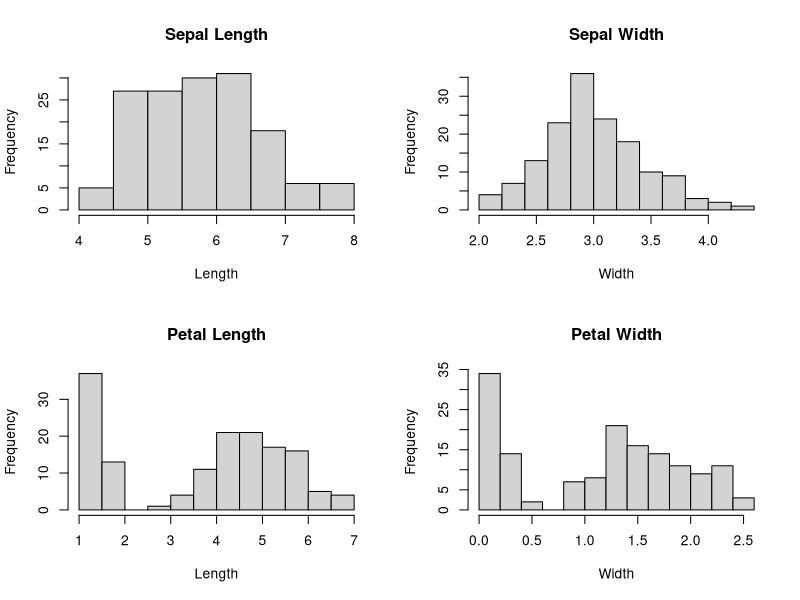
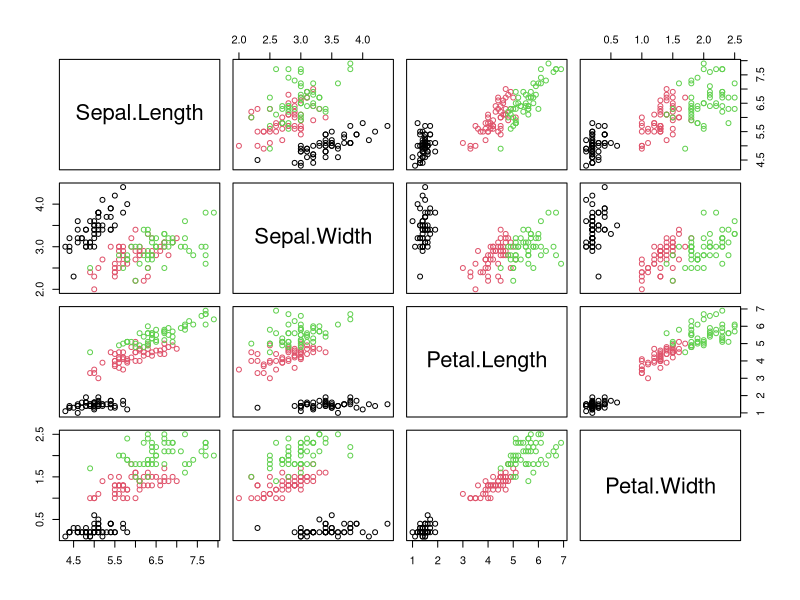
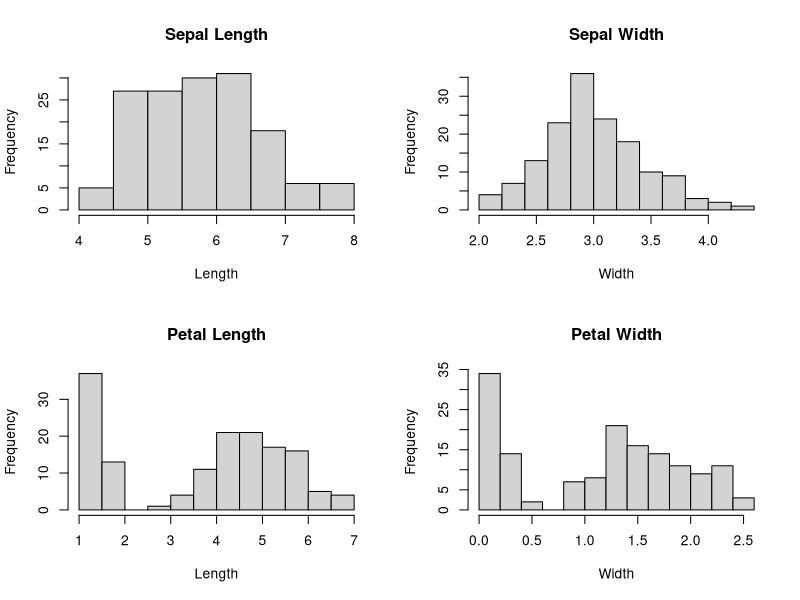
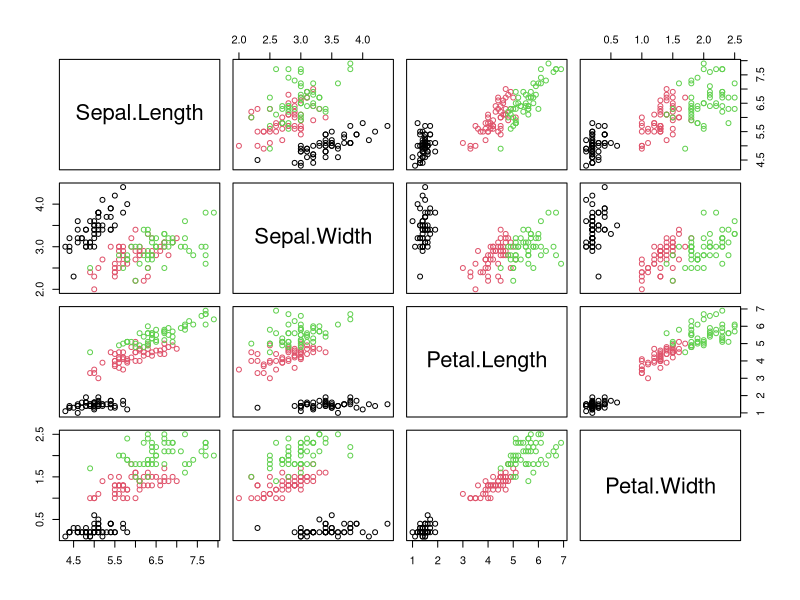
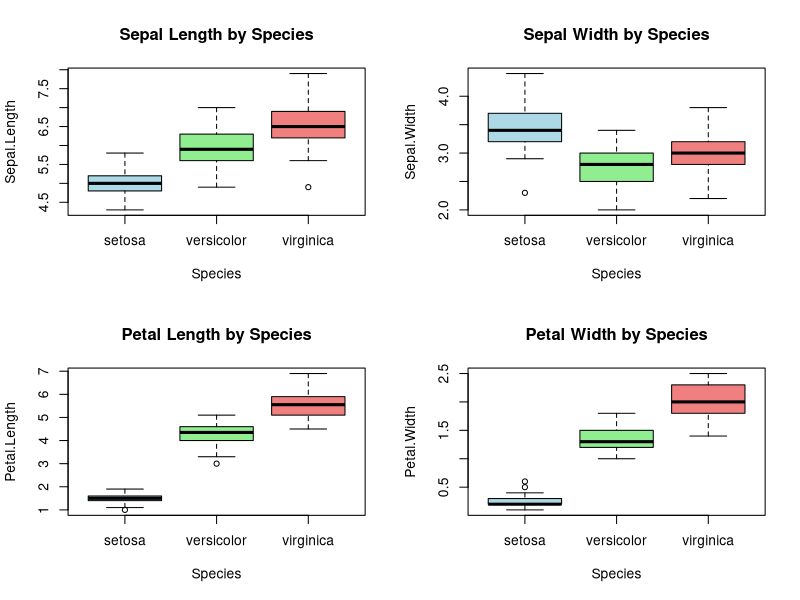
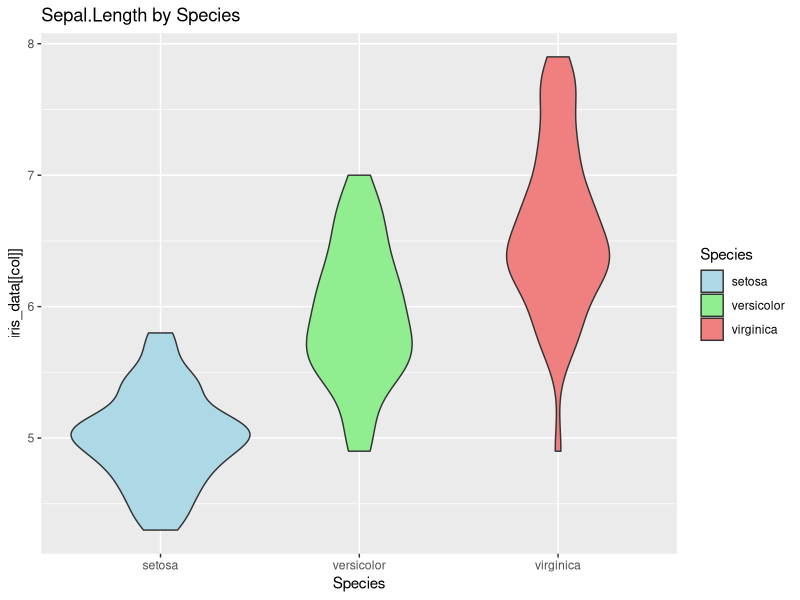
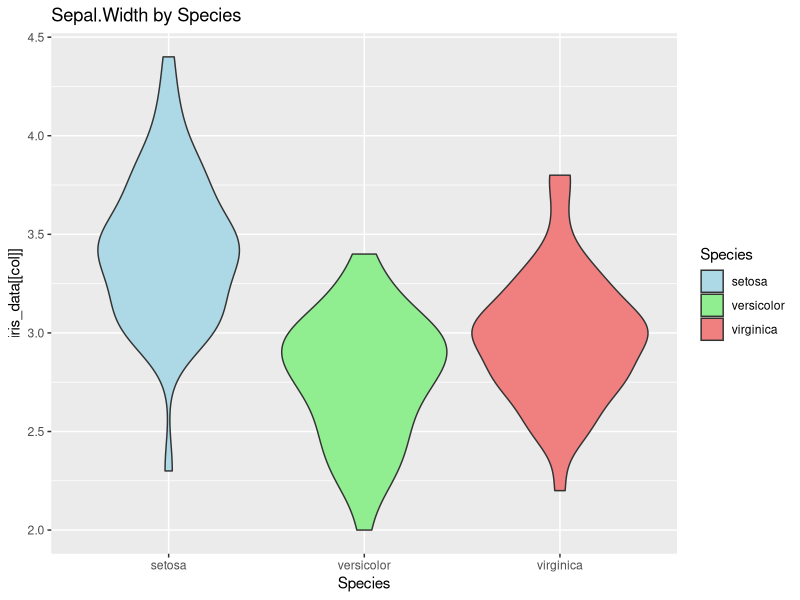
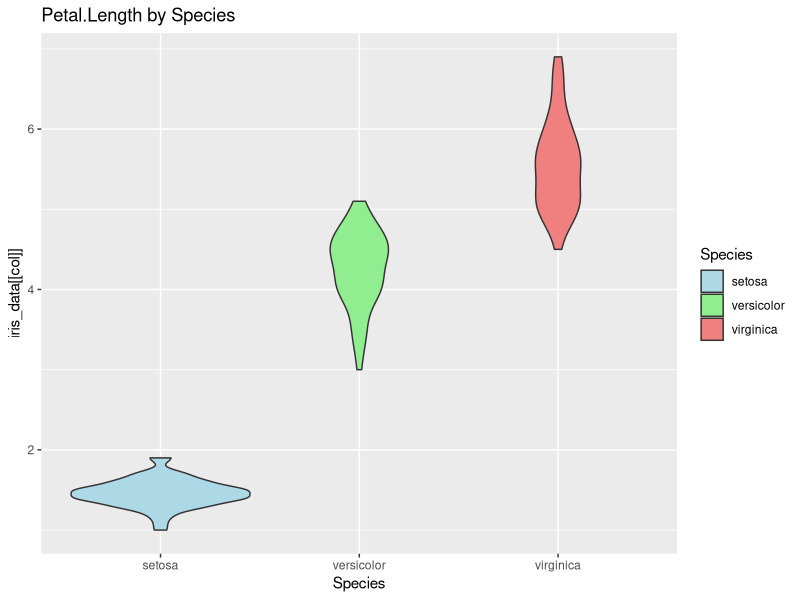

The R source for these figures, in order:
# Load necessary libraries
library(ggplot2)
library(dplyr)

# Load Iris dataset
iris_data <- iris

# Basic Information
print(summary(iris_data))
str(iris_data)

# Univariate Analysis
par(mfrow=c(2,2))
hist(iris_data$Sepal.Length, main='Sepal Length', xlab='Length')
hist(iris_data$Sepal.Width, main='Sepal Width', xlab='Width')
hist(iris_data$Petal.Length, main='Petal Length', xlab='Length')
hist(iris_data$Petal.Width, main='Petal Width', xlab='Width')

# Bivariate Analysis
pairs(iris_data[,1:4], col=iris_data$Species)

# Correlation Matrix
cor_matrix <- cor(iris_data[,1:4])
print(cor_matrix)

#2: EDA on "Iris Dataset"

#a)For the Iris dataset, which contains measurements of various iris flowers, conduct  an EDA.

library(ggplot2)
library(dplyr)

# Load Iris dataset
iris_data <- iris

# Basic Information
print(summary(iris_data))
str(iris_data)

# Univariate Analysis
par(mfrow=c(2,2))
hist(iris_data$Sepal.Length, main='Sepal Length', xlab='Length')
hist(iris_data$Sepal.Width, main='Sepal Width', xlab='Width')
hist(iris_data$Petal.Length, main='Petal Length', xlab='Length')
hist(iris_data$Petal.Width, main='Petal Width', xlab='Width')

# Bivariate Analysis
pairs(iris_data[,1:4], col=iris_data$Species)

# Correlation Matrix
cor_matrix <- cor(iris_data[,1:4])
print(cor_matrix)

# Box Plots
par(mfrow=c(2,2))
boxplot(Sepal.Length ~ Species, data=iris_data, col=c("lightblue", "lightgreen", "lightcoral"), main='Sepal Length by Species')
boxplot(Sepal.Width ~ Species, data=iris_data, col=c("lightblue", "lightgreen", "lightcoral"), main='Sepal Width by Species')
boxplot(Petal.Length ~ Species, data=iris_data, col=c("lightblue", "lightgreen", "lightcoral"), main='Petal Length by Species')
boxplot(Petal.Width ~ Species, data=iris_data, col=c("lightblue", "lightgreen", "lightcoral"), main='Petal Width by Species')

# Violin Plots
par(mfrow=c(2,2))
for (col in c("Sepal.Length", "Sepal.Width", "Petal.Length", "Petal.Width")) {
  p <- ggplot(iris_data, aes(x=Species, y=iris_data[[col]], fill=Species)) +
    geom_violin() +
    labs(title=paste(col, "by Species")) +
    scale_fill_manual(values=c("lightblue", "lightgreen", "lightcoral"))
  
  print(p)
}

##b) Determine if there are statistically significant differences in sepal lengths between            different species using a suitable statistical test. 
# Perform analysis of variance (ANOVA) to test for significant differences
anova_result <- aov(Sepal.Length ~ Species, data=iris_data)
print(summary(anova_result))

##c)Create a pair plot to visualize the relationships between all variables.
# Create pair plot
pairs(iris_data, col=iris_data$Species)



